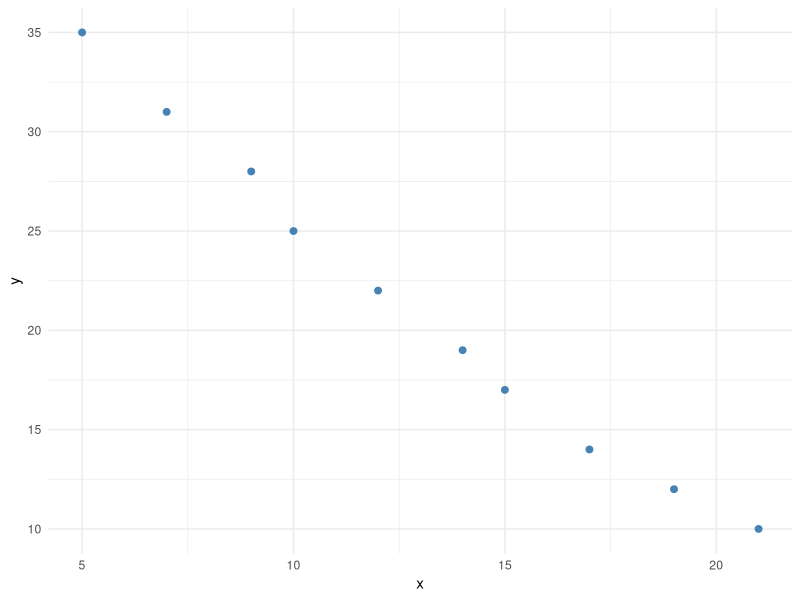
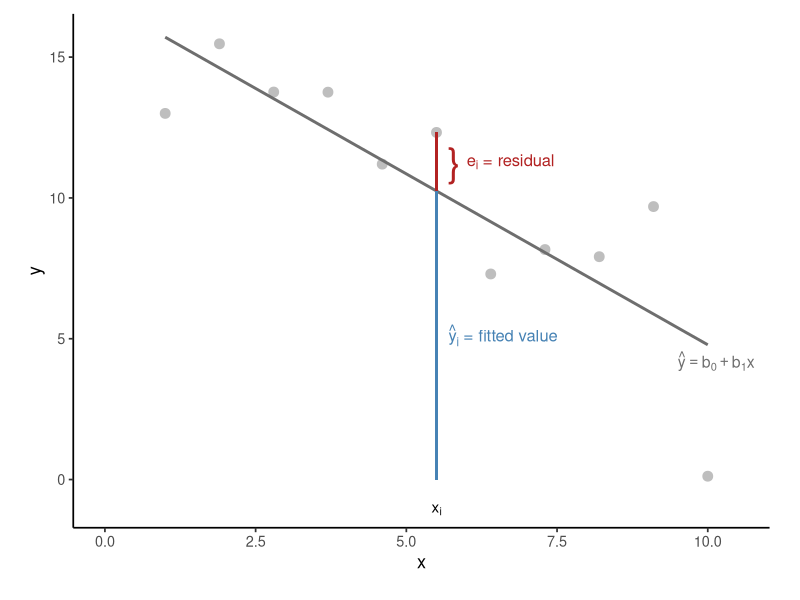
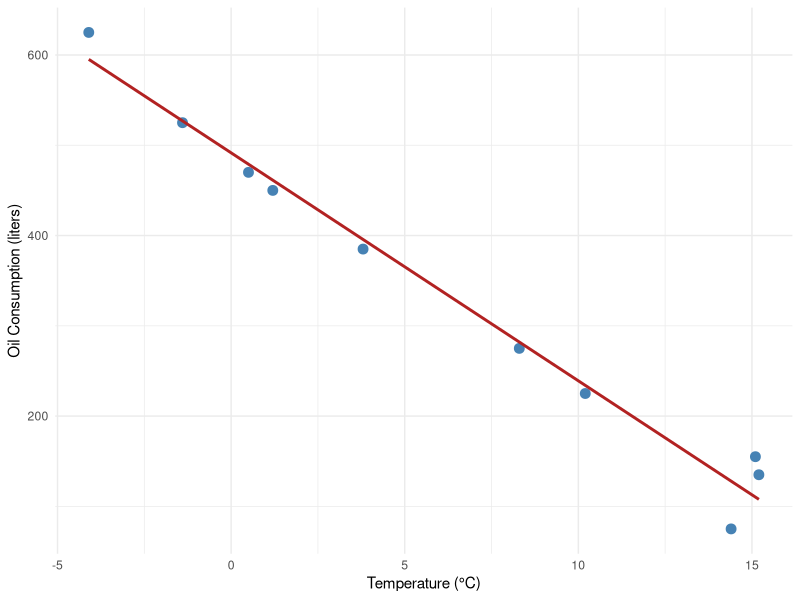

Reproduce these figures in R, in order.
## ---- chunk 1
#| echo: false
#| fig-height: 4
#| fig-width: 4
#| fig-align: center
# ---- scatter-plot -----------------------------------------------------------
# Example data — replace with your own data frame
df <- data.frame(
  x = c(5, 7, 9, 10, 12, 14, 15, 17, 19, 21),
  y = c(35, 31, 28, 25, 22, 19, 17, 14, 12, 10)
)

library(ggplot2)

ggplot(df, aes(x = x, y = y)) +
  geom_point(size = 2, colour = "steelblue") +
  labs(
    x = "x",
    y = "y"
  ) +
  theme_minimal()
## ---- chunk 2
#| echo: false
#| fig-height: 5
#| fig-width: 7
#| fig-align: center
# ---- schematic-lm-negative -----------------------------------------------
library(ggplot2)

# Example data with a negative trend ----------------------------------------
set.seed(77)
df <- data.frame(
  x = seq(1, 10, length.out = 11),
  y = 15 - 0.9 * seq(1, 10, length.out = 11) + rnorm(11, sd = 2)
)

# Fit OLS model
fit <- lm(y ~ x, data = df)
df$y_hat <- predict(fit)
df$resid <- residuals(fit)

# Highlight two observations
i <- 6                # main point for residual bracket

x_i <- df$x[i]; y_i <- df$y[i];     yhat_i <- df$y_hat[i]


# Build plot ---------------------------------------------------------------
ggplot(df, aes(x, y)) +
  geom_point(colour = "grey", size = 3) +
  geom_smooth(method = "lm", se = FALSE, colour = "grey43",alpha = 0.5,
              linewidth = 1) +               # negative-slope line
  
  # Vertical segments for fitted and residual at x_i
  geom_segment(aes(x = x_i, xend = x_i, y = 0,      yend = yhat_i),
               colour = "steelblue", linewidth = 0.7) +
  geom_segment(aes(x = x_i, xend = x_i, y = yhat_i, yend = y_i),
               colour = "firebrick", linewidth = 0.7) +
  
  # Curly-brace text glyphs
  annotate("text", x = x_i + 0.4, y = (y_i + yhat_i) / 2,
           label = "}", size = 10, hjust = 1, color = "firebrick") +

  
  # Residual & fitted-value labels
  annotate("text", x = x_i + 0.5, y = (y_i + yhat_i) / 2,
           label = expression(e[i]~"= residual"), hjust = 0, size = 4.2, color = "firebrick") +
  annotate("text", x = x_i + 0.2, y = yhat_i / 2,
           label = expression(hat(y)[i]~"= fitted value"), hjust = 0, size = 4.2, color = "steelblue") +

  
  # Axis-tick annotations
  annotate("text", x = x_i, y = min(df$y) - 1, label = expression(x[i]), vjust = 1) +

  
  # Equation label (negative slope)
  annotate("text", x = max(df$x) - 0.5, y = max(df$y_hat) - 11.5,
           label = expression(hat(y) == b[0] + b[1]*x),
           hjust = 0, size = 4, colour = "grey43") +
  
  # Axes & theme tweaks
  labs(x = "x", y = "y") +
  coord_cartesian(ylim = c(min(df$y) - 2, max(df$y) + 2), clip = "off") +
  coord_cartesian(xlim = c(0,10.5), clip = "off") +
  theme_classic(base_size = 13) +
  theme(
    panel.grid = element_blank(),
    plot.margin = margin(10, 22, 20, 20)
  )
## ---- chunk 3
#| echo: false
#| fig-height: 4
#| fig-width: 4
#| fig-align: center
# ---- oil-temperature-regression --------------------------------------------


# Data
oil_df <- data.frame(
  month = c("Jun", "Jul", "Aug", "Sep", "Oct", "Nov", "Dec", "Jan", "Feb", "Mar"),
  x = c(15.1, 14.4, 15.2, 10.2, 8.3, 3.8, 0.5, -1.4, -4.1, 1.2),
  y = c(155, 75, 135, 225, 275, 385, 470, 525, 625, 450)
)

# Plot
ggplot(oil_df, aes(x = x, y = y)) +
  geom_point(color = "steelblue", size = 3) +
  geom_smooth(method = "lm", se = FALSE, color = "firebrick", linewidth = 1) +
  labs(
    x = "Temperature (°C)",
    y = "Oil Consumption (liters)"
  ) +
  theme_minimal()
## ---- chunk 4
#| echo: false
# ---- anova-oil-example -------------------------------------------------------
# Oil-consumption data
oil_df <- data.frame(
  month = c("Jun", "Jul", "Aug", "Sep", "Oct", "Nov", "Dec", "Jan", "Feb", "Mar"),
  x = c(15.1, 14.4, 15.2, 10.2,  8.3,  3.8,  0.5, -1.4, -4.1,  1.2),
  y = c(155,   75,  135, 225,  275, 385, 470, 525, 625, 450)
)

# Fit simple linear regression
fit <- lm(y ~ x, data = oil_df)

summary(fit)
## ---- chunk 5
#| echo: false

# Display the ANOVA table
anova(fit)

## ---- chunk 6
#| message: false
#| warning: false

# Load the data
data(mtcars)

# Fit a simple linear regression model
model <- lm(mpg ~ hp, data = mtcars)

# Display the regression summary
summary(model)
